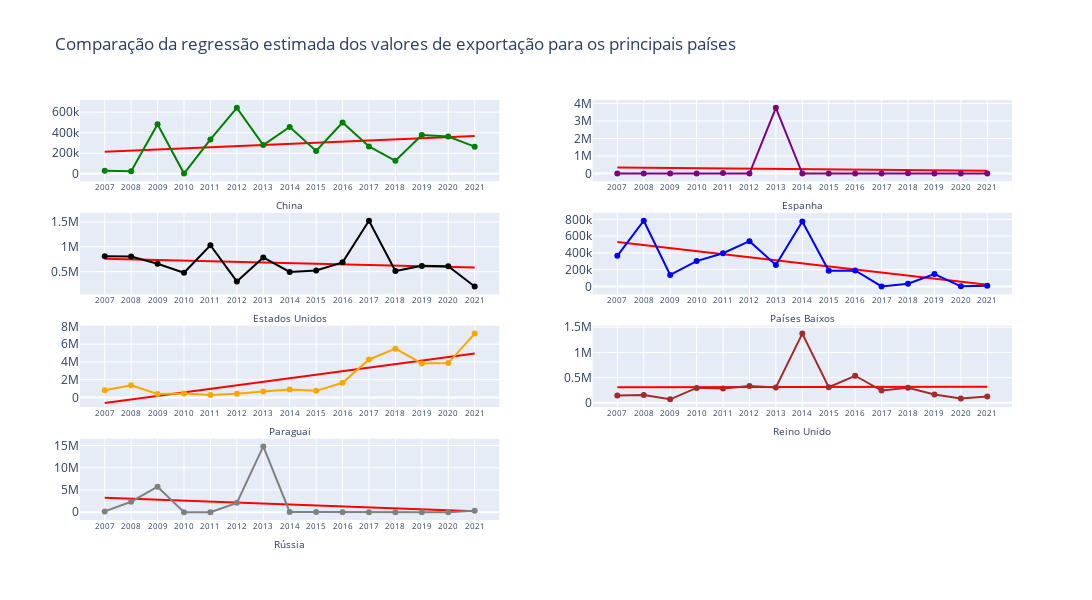

Here is the notebook cell this chart was saved with:
### Code cell
plot_regressao_estimada(paises_exportacao, 'Comparação da regressão estimada dos valores de exportação para os principais países', int)

### Figure 1 — Plotly figure (JSON) as saved in the notebook; plotly's stock layout.template omitted (floating-point values rounded to 4 significant figures)
{"data": [{"line": {"color": "red"}, "mode": "lines", "name": "Regressão", "type": "scatter", "x": [2007, 2008, 2009, 2010, 2011, 2012, 2013, 2014, 2015, 2016, 2017, 2018, 2019, 2020, 2021], "xaxis": "x7", "y": [214500.0, 225500.0, 236500.0, 247500.0, 258500.0, 269500.0, 280500.0, 291500.0, 302500.0, 313500.0, 324500.0, 335500.0, 346400.0, 357400.0, 368400.0], "yaxis": "y7"}, {"name": "China", "type": "scatter", "x": ["2007", "2008", "2009", "2010", "2011", "2012", "2013", "2014", "2015", "2016", "2017", "2018", "2019", "2020", "2021"], "xaxis": "x7", "y": [30390, 25926, 482400, 2358, 334867, 642177, 279956, 455340, 222866, 499622, 266086, 126336, 376828, 363000, 264116], "yaxis": "y7"}, {"line": {"color": "red"}, "mode": "lines", "name": "Regressão", "type": "scatter", "x": [2007, 2008, 2009, 2010, 2011, 2012, 2013, 2014, 2015, 2016, 2017, 2018, 2019, 2020, 2021], "xaxis": "x8", "y": [348600.0, 335000.0, 321500.0, 308000.0, 294500.0, 280900.0, 267400.0, 253900.0, 240400.0, 226900.0, 213300.0, 199800.0, 186300.0, 172800.0, 159300.0], "yaxis": "y8"}, {"name": "Espanha", "type": "scatter", "x": ["2007", "2008", "2009", "2010", "2011", "2012", "2013", "2014", "2015", "2016", "2017", "2018", "2019", "2020", "2021"], "xaxis": "x8", "y": [0, 6834, 4050, 0, 24618, 0, 3748940, 0, 0, 0, 0, 22631, 1353, 126, 0], "yaxis": "y8"}, {"line": {"color": "red"}, "mode": "lines", "name": "Regressão", "type": "scatter", "x": [2007, 2008, 2009, 2010, 2011, 2012, 2013, 2014, 2015, 2016, 2017, 2018, 2019, 2020, 2021], "xaxis": "x5", "y": [757500.0, 744900.0, 732400.0, 719900.0, 707400.0, 694800.0, 682300.0, 669800.0, 657300.0, 644700.0, 632200.0, 619700.0, 607200.0, 594600.0, 582100.0], "yaxis": "y5"}, {"name": "Estados Unidos", "type": "scatter", "x": ["2007", "2008", "2009", "2010", "2011", "2012", "2013", "2014", "2015", "2016", "2017", "2018", "2019", "2020", "2021"], "xaxis": "x5", "y": [810038, 804607, 660066, 478630, 1030254, 303986, 786556, 494216, 524109, 687411, 1523699, 512519, 616274, 610793, 203554], "yaxis": "y5"}, {"line": {"color": "red"}, "mode": "lines", "name": "Regressão", "type": "scatter", "x": [2007, 2008, 2009, 2010, 2011, 2012, 2013, 2014, 2015, 2016, 2017, 2018, 2019, 2020, 2021], "xaxis": "x6", "y": [528700.0, 492400.0, 456100.0, 419800.0, 383500.0, 347200.0, 310900.0, 274600.0, 238300.0, 202000.0, 165700.0, 129400.0, 93100.0, 56800.0, 20490.0], "yaxis": "y6"}, {"name": "Países Baixos", "type": "scatter", "x": ["2007", "2008", "2009", "2010", "2011", "2012", "2013", "2014", "2015", "2016", "2017", "2018", "2019", "2020", "2021"], "xaxis": "x6", "y": [364751, 783635, 136991, 302182, 395356, 539641, 255690, 773767, 186464, 190203, 0, 32395, 148031, 1532, 8484], "yaxis": "y6"}, {"line": {"color": "red"}, "mode": "lines", "name": "Regressão", "type": "scatter", "x": [2007, 2008, 2009, 2010, 2011, 2012, 2013, 2014, 2015, 2016, 2017, 2018, 2019, 2020, 2021], "xaxis": "x3", "y": [-631600.0, -233200.0, 165300.0, 563800.0, 962200.0, 1361000.0, 1759000.0, 2158000.0, 2556000.0, 2955000.0, 3353000.0, 3751000.0, 4150000.0, 4548000.0, 4947000.0], "yaxis": "y3"}, {"name": "Paraguai", "type": "scatter", "x": ["2007", "2008", "2009", "2010", "2011", "2012", "2013", "2014", "2015", "2016", "2017", "2018", "2019", "2020", "2021"], "xaxis": "x3", "y": [801519, 1374088, 392087, 449197, 276281, 428279, 680828, 908028, 741370, 1655417, 4274650, 5494321, 3826587, 3869243, 7192362], "yaxis": "y3"}, {"line": {"color": "red"}, "mode": "lines", "name": "Regressão", "type": "scatter", "x": [2007, 2008, 2009, 2010, 2011, 2012, 2013, 2014, 2015, 2016, 2017, 2018, 2019, 2020, 2021], "xaxis": "x4", "y": [310100.0, 310700.0, 311400.0, 312000.0, 312600.0, 313300.0, 313900.0, 314500.0, 315100.0, 315800.0, 316400.0, 317000.0, 317600.0, 318300.0, 318900.0], "yaxis": "y4"}, {"name": "Reino Unido", "type": "scatter", "x": ["2007", "2008", "2009", "2010", "2011", "2012", "2013", "2014", "2015", "2016", "2017", "2018", "2019", "2020", "2021"], "xaxis": "x4", "y": [144244, 155076, 68788, 295690, 285642, 334856, 305005, 1373747, 308407, 536681, 242883, 296827, 164592, 82722, 122394], "yaxis": "y4"}, {"line": {"color": "red"}, "mode": "lines", "name": "Regressão", "type": "scatter", "x": [2007, 2008, 2009, 2010, 2011, 2012, 2013, 2014, 2015, 2016, 2017, 2018, 2019, 2020, 2021], "xaxis": "x", "y": [3222000.0, 3005000.0, 2788000.0, 2572000.0, 2355000.0, 2138000.0, 1921000.0, 1704000.0, 1487000.0, 1270000.0, 1053000.0, 836300.0, 619400.0, 402500.0, 185600.0], "yaxis": "y"}, {"name": "Rússia", "type": "scatter", "x": ["2007", "2008", "2009", "2010", "2011", "2012", "2013", "2014", "2015", "2016", "2017", "2018", "2019", "2020", "2021"], "xaxis": "x", "y": [173160, 2352768, 5732280, 0, 0, 2103968, 14795694, 61440, 18240, 0, 0, 0, 0, 8550, 312926], "yaxis": "y"}], "layout": {"colorway": ["blue", "green", "orange", "purple", "brown", "black", "gray"], "height": 600, "showlegend": false, "title": {"text": "Comparação da regressão estimada dos valores de exportação para os principais países"}, "width": 1300, "xaxis": {"anchor": "y", "domain": [0, 0.45], "tickfont": {"size": 8}, "tickvals": ["2007 ", "2008 ", "2009 ", "2010 ", "2011 ", "2012 ", "2013 ", "2014 ", "2015 ", "2016 ", "2017 ", "2018 ", "2019 ", "2020 ", "2021 "], "title": {"font": {"size": 10}, "standoff": 10, "text": "Rússia"}}, "xaxis2": {"anchor": "y2", "domain": [0.55, 1]}, "xaxis3": {"anchor": "y3", "domain": [0, 0.45], "tickfont": {"size": 8}, "tickvals": ["2007 ", "2008 ", "2009 ", "2010 ", "2011 ", "2012 ", "2013 ", "2014 ", "2015 ", "2016 ", "2017 ", "2018 ", "2019 ", "2020 ", "2021 "], "title": {"font": {"size": 10}, "standoff": 10, "text": "Paraguai"}}, "xaxis4": {"anchor": "y4", "domain": [0.55, 1], "tickfont": {"size": 8}, "tickvals": ["2007 ", "2008 ", "2009 ", "2010 ", "2011 ", "2012 ", "2013 ", "2014 ", "2015 ", "2016 ", "2017 ", "2018 ", "2019 ", "2020 ", "2021 "], "title": {"font": {"size": 10}, "standoff": 10, "text": "Reino Unido"}}, "xaxis5": {"anchor": "y5", "domain": [0, 0.45], "tickfont": {"size": 8}, "tickvals": ["2007 ", "2008 ", "2009 ", "2010 ", "2011 ", "2012 ", "2013 ", "2014 ", "2015 ", "2016 ", "2017 ", "2018 ", "2019 ", "2020 ", "2021 "], "title": {"font": {"size": 10}, "standoff": 10, "text": "Estados Unidos"}}, "xaxis6": {"anchor": "y6", "domain": [0.55, 1], "tickfont": {"size": 8}, "tickvals": ["2007 ", "2008 ", "2009 ", "2010 ", "2011 ", "2012 ", "2013 ", "2014 ", "2015 ", "2016 ", "2017 ", "2018 ", "2019 ", "2020 ", "2021 "], "title": {"font": {"size": 10}, "standoff": 10, "text": "Países Baixos"}}, "xaxis7": {"anchor": "y7", "domain": [0, 0.45], "tickfont": {"size": 8}, "tickvals": ["2007 ", "2008 ", "2009 ", "2010 ", "2011 ", "2012 ", "2013 ", "2014 ", "2015 ", "2016 ", "2017 ", "2018 ", "2019 ", "2020 ", "2021 "], "title": {"font": {"size": 10}, "standoff": 10, "text": "China"}}, "xaxis8": {"anchor": "y8", "domain": [0.55, 1], "tickfont": {"size": 8}, "tickvals": ["2007 ", "2008 ", "2009 ", "2010 ", "2011 ", "2012 ", "2013 ", "2014 ", "2015 ", "2016 ", "2017 ", "2018 ", "2019 ", "2020 ", "2021 "], "title": {"font": {"size": 10}, "standoff": 10, "text": "Espanha"}}, "yaxis": {"anchor": "x", "domain": [0, 0.1938]}, "yaxis2": {"anchor": "x2", "domain": [0, 0.1938]}, "yaxis3": {"anchor": "x3", "domain": [0.2687, 0.4625]}, "yaxis4": {"anchor": "x4", "domain": [0.2687, 0.4625]}, "yaxis5": {"anchor": "x5", "domain": [0.5375, 0.7312]}, "yaxis6": {"anchor": "x6", "domain": [0.5375, 0.7312]}, "yaxis7": {"anchor": "x7", "domain": [0.8063, 1]}, "yaxis8": {"anchor": "x8", "domain": [0.8063, 1]}}}
